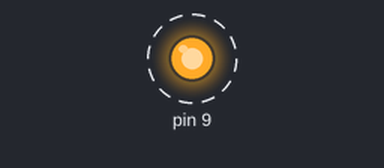
Recording of a sketch running on a simulated Arduino Uno, built with avr-gcc and run on an emulated ATmega328P. On the bench: output pins drawn as LEDs (lit = HIGH). Dashed ring = blinking. What the sketch prints to the serial monitor is not drawn.

Above: at 0.5 s.
Timing chart, 0 to 4.6 s (numbered marks = the images above):
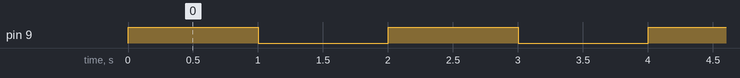

The sketch:

myDCMotor.ino
```cpp
//motorPin = 9;
int powerState;
int Speed; //Variable to store Speed, by defaul 0 PWM
int flag;

void setup() {
  Serial.begin(9600);
  pinMode(9, OUTPUT);
  Serial.println("Give a number from 0 to 255."); //Why minimun value 50? Because with values below 50 the motor doesn't spin ;)
  Serial.println(""); //Blank line

}

void loop() {
  // put your main code here, to run repeatedly:
  digitalWrite(9, HIGH);
  powerState = digitalRead(9);
  Serial.println(powerState);
  delay(1000);

  digitalWrite(9, LOW);
  powerState = digitalRead(9);
  Serial.println(powerState);
  delay(1000);

}
```

Measured:
- by itself, pin 9: alternates HIGH for 1.0 s and LOW for 1.0 s
